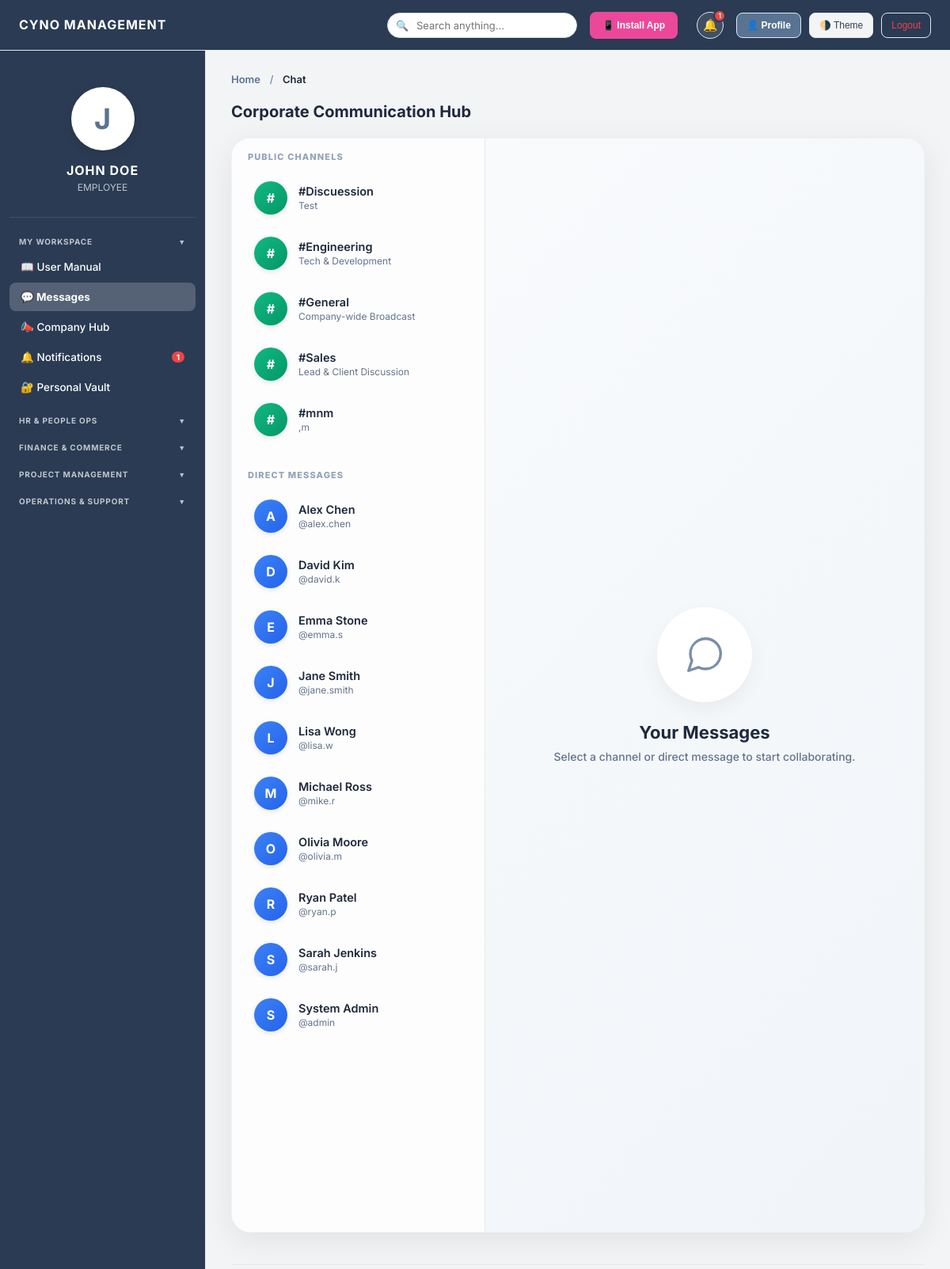
Page /chat.php (signed in) on the committed database.
### tables this page shows
CREATE TABLE chat_channels (id INTEGER PRIMARY KEY AUTOINCREMENT, name TEXT NOT NULL UNIQUE, description TEXT);

### chat.php (the view, shortened to what this page needs)
<?php
require_once 'includes/header.php';
require_once 'includes/sidebar.php';
$au_stmt = $pdo->prepare("
    SELECT login_id, name FROM users WHERE login_id != ? AND status = 'Active'
    UNION
    SELECT login_id, name FROM super_admins WHERE login_id != ?
    ORDER BY name ASC
");
$au_stmt->execute([$_SESSION['login_id'], $_SESSION['login_id']]);
$all_users = $au_stmt->fetchAll(PDO::FETCH_ASSOC);
$channels = $pdo->query("SELECT * FROM chat_channels ORDER BY name ASC")->fetchAll(PDO::FETCH_ASSOC);
?>
<div class="content-section active" style="padding-top:0;">
    <div class="section-header" style="margin: 20px 0;">
        <h2>Corporate Communication Hub</h2>
    </div>
    <div class="chat-container">
        <div class="user-list">
            <div class="user-list-header">
                Public Channels
            </div>
            <div id="dynamicChannelsList">
                <?php foreach($channels as $c):
                    $cId   = json_encode($c['name']);
                    $cName = json_encode($c['name']);
                    $cDesc = htmlspecialchars($c['description'] ?? 'Discussion channel');
                ?>
                <div class="user-list-item channel-item" data-login-id="<?= htmlspecialchars($c['name'], ENT_QUOTES) ?>" onclick="selectUser(event, <?= htmlspecialchars($cId, ENT_QUOTES) ?>, <?= htmlspecialchars($cName, ENT_QUOTES) ?>)">
                    <div class="chat-avatar avatar-channel">#</div>
                    <div style="flex:1; min-width:0;">
                        <strong><?= htmlspecialchars($c['name']) ?></strong>
                        <span><?= $cDesc ?></span>
                    </div>
                </div>
                <?php endforeach; ?>
            </div>
            <div class="user-list-header" style="margin-top:10px;">Direct Messages</div>
            <div id="dynamicUsersList">
                <?php foreach($all_users as $u):
                    $uId   = json_encode($u['login_id']);
                    $uName = json_encode($u['name']);
                    $initial = strtoupper(substr($u['name'], 0, 1));
                ?>
                    <div class="user-list-item" data-login-id="<?= htmlspecialchars($u['login_id'], ENT_QUOTES) ?>" onclick="selectUser(event, <?= htmlspecialchars($uId, ENT_QUOTES) ?>, <?= htmlspecialchars($uName, ENT_QUOTES) ?>)">
                        <div class="chat-avatar avatar-user"><?= $initial ?></div>
                        <div style="flex:1; min-width:0;">
                            <strong><?= htmlspecialchars($u['name']) ?></strong>
                            <span>@<?= htmlspecialchars($u['login_id']) ?></span>
                        </div>
                    </div>
                <?php endforeach; ?>
            </div>
        </div>
        <div id="noChatSelected" style="flex:1; display:flex; align-items:center; justify-content:center; flex-direction:column; background:linear-gradient(135deg, #f8fafc, #f1f5f9);">
            <div style="width:120px; height:120px; border-radius:50%; background:#ffffff; box-shadow:0 10px 25px rgba(0,0,0,0.05); display:flex; align-items:center; justify-content:center; margin-bottom:24px;">
            </div>
            <h3 style="color:var(--text-heading); font-size:22px; font-weight:700; margin-bottom:8px;">Your Messages</h3>
            <p style="color:var(--text-muted); font-size:14px; font-weight:500;">Select a channel or direct message to start collaborating.</p>
        </div>
    </div>
</div>
<?php require_once 'includes/footer.php'; ?>

### assets/css/style.css (style rules this page uses)
:root { --bg-body: #f3f4f6; --bg-header: #2a3b53; --bg-sidebar: #2a3b53; --bg-main: #f3f4f6; --bg-card: #ffffff; --bg-hover: rgba(255, 255, 255, 0.1); --border-card: #e2e8f0; --text-heading: #1e293b; --text-body: #334155; --text-muted: #64748b; --input-bg: #ffffff; --input-border: #cbd5e1; --table-header: #f8fafc; --primary-color: #597393; --primary-hover: #475f7e; --primary-light: rgba(255, 255, 255, 0.15); --success: #10b981; --warning: #f59e0b; --danger: #ef4444; --modal-overlay: rgba(15,23,42,0.6); --shadow-xs: 0 1px 2px 0 rgba(0, 0, 0, 0.05); --shadow-sm: 0 4px 6px -1px rgba(0, 0, 0, 0.05), 0 2px 4px -2px rgba(0, 0, 0, 0.05); --shadow-soft: 0 10px 25px -5px rgba(0, 0, 0, 0.05), 0 8px 10px -6px rgba(0, 0, 0, 0.05); --radius-sm: 8px; --radius-md: 12px; --radius-lg: 16px; --sidebar-w: 260px; --header-h: 64px; }
*, *::before, *::after { margin:0; padding:0; box-sizing:border-box; }
html { font-size:14px; -webkit-font-smoothing:antialiased; }
body { font-family:'Inter',system-ui,sans-serif; background:var(--bg-body); color:var(--text-body); min-height:100vh; overflow:hidden; }
h1,h2,h3,h4,h5,h6 { font-weight:600; color:var(--text-heading); line-height:1.3; }
.content-section.active { display:block; }
.section-header, .header-action { display:flex; justify-content:space-between; align-items:center; margin-bottom:22px; }
.section-header h2, .header-action h2 { font-size:20px; font-weight:700; color:var(--text-heading); margin:0; }
.content-section.active { animation: fadeInUp .35s ease-out; }

### chat.php (style rules this page uses)
.chat-container { display:flex; height:calc(100vh - 220px); min-height: 500px; background:#ffffff; border-radius:24px; overflow:hidden; box-shadow: 0 10px 40px rgba(0,0,0,0.08); border: 1px solid rgba(0,0,0,0.05); }
.user-list { width:320px; border-right:1px solid rgba(0,0,0,0.08); background:#fdfdfd; overflow-y:auto; flex-shrink:0; display:flex; flex-direction:column; }
.user-list-header { padding: 16px 20px 8px; font-size: 11px; font-weight: 800; color: #94a3b8; text-transform: uppercase; letter-spacing: 0.1em; display:flex; justify-content:space-between; align-items:center; position:sticky; top:0; background:#fdfdfd; z-index:2; }
.user-list-item { display:flex; align-items:center; gap:14px; padding:12px 16px; margin:4px 12px; border-radius:12px; cursor:pointer; transition:all 0.2s cubic-bezier(0.4, 0, 0.2, 1); }
.user-list-item strong { display:block; color:var(--text-heading); font-size:14.5px; font-weight:600; margin-bottom:2px; }
.user-list-item span { font-size:12px; color:var(--text-muted); display:block; white-space:nowrap; overflow:hidden; text-overflow:ellipsis; }
.chat-avatar { width:42px; height:42px; border-radius:50%; display:flex; align-items:center; justify-content:center; font-weight:700; font-size:16px; color:white; flex-shrink:0; box-shadow: 0 2px 6px rgba(0,0,0,0.1); }
.avatar-channel { background: linear-gradient(135deg, #10b981, #059669); }
.avatar-user { background: linear-gradient(135deg, #3b82f6, #2563eb); }

### rows in the picture
chat_channels: name "#Discuession", description "Test"
chat_channels: name "#Engineering", description "Tech & Development"
chat_channels: name "#General", description "Company-wide Broadcast"
chat_channels: name "#Sales", description "Lead & Client Discussion"
chat_channels: name "#mnm", description ",m"

### other values in the picture
$GLOBAL_SETTINGS['company_name'] "CYNO MANAGEMENT"
$_notifCount "1"
substr($_SESSION['name'],0,1) "J"
$_SESSION['name'] "JOHN DOE"
$_SESSION['role'] "EMPLOYEE"
$nc "1"
$pageTitle "Chat"
$initial "A"
$u['name'] "Alex Chen"
$u['login_id'] "alex.chen"
$initial "D"
$u['name'] "David Kim"
$u['login_id'] "david.k"
$initial "E"
$u['name'] "Emma Stone"
